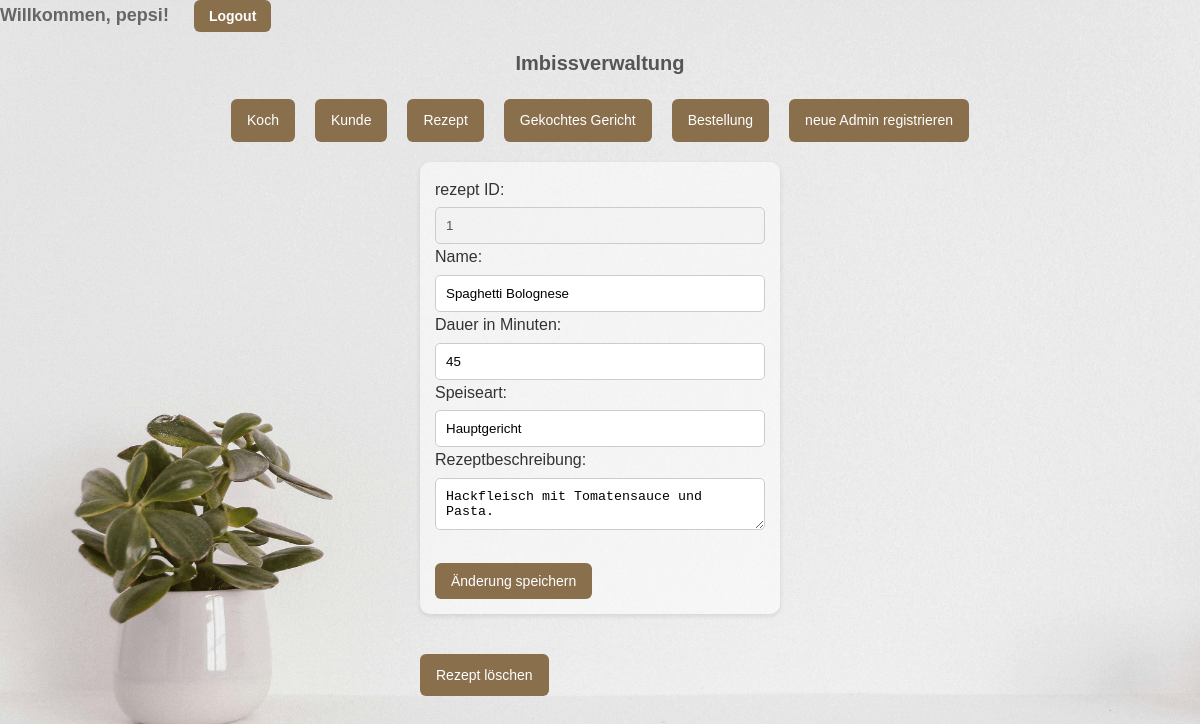
The app's page /pages/rezeptbearbeiten.php?rezeptid=1 (signed in) with its own data.
### tables this page shows
CREATE TABLE IF NOT EXISTS rezept (
    rezeptid INT NOT NULL AUTO_INCREMENT,
    `name` VARCHAR(40) NOT NULL,
    dauer INT DEFAULT NULL,   
    speiseart VARCHAR(40) DEFAULT NULL,
    rezeptbeschreibung TEXT DEFAULT NULL,
    PRIMARY KEY (rezeptid)
);

### pages/rezept.class.php (called while the page is built, shortened)
<?php
class Rezept {
    private $tabelle = "rezept";
    public function lesenDatensatz($id) {
        $data = array();
        require("../config/db.inc.php");
        $sql = "SELECT `name`, dauer, speiseart, rezeptbeschreibung
                       FROM " . $this->tabelle .
                       " WHERE rezeptid = ?";
        if ($stmt = $mysqli->prepare($sql)) {
            $stmt->bind_param("i", $id);
            $stmt->execute();
            $ergibnis = $stmt->get_result();
            $data = $ergibnis->fetch_assoc();
        }
        return($data);
    }
}
?>

### pages/rezeptbearbeiten.php (the view, shortened to what this page needs)
<!DOCTYPE html>
<html lang="de">
<head>
    <?php
        require_once("rezept.class.php");
    ?>
    <link rel="stylesheet" href="../assets/styles.css">
</head>
<body>
    <?php
    require_once("navigation.inc.php");
    ?>
    <?php
    $rezept = new rezept();
    if (isset($_POST["mode"])) {
        if ($_POST["mode"] == "null") {
            $rezept->anlegen();
        } else {
            $rezept->bearbeiten();
        }
        header("refresh:3; url=rezept.php");
    } else {
    ?>
    <div class="ausgabe">
    <?php
        if (isset($_GET["rezeptid"])) {
            $rdata = $rezept->lesenDatensatz($_GET["rezeptid"]);
            $rezeptid = $_GET["rezeptid"];
    ?>
             <form action="" method="post">
                <label for="rezeptid">rezept ID: </label>
                <input type="text" id="rezeptid" name="rezeptid" value="<?php echo $rezeptid; ?>" disabled><br>
                <label for="name">Name: </label>
                <input type="text" id="name" name="name" value="<?php echo $rdata["name"]; ?>"><br>
                <label for="dauer">Dauer in Minuten: </label>
                <input type="number" id="dauer" name="dauer" value="<?php echo $rdata["dauer"]; ?>"><br>
                <label for="speiseart">Speiseart: </label>
                <input type="text" id="speiseart" name="speiseart" value="<?php echo $rdata["speiseart"]; ?>"><br>
                <label for="rezeptbeschreibung">Rezeptbeschreibung: </label>
                <textarea id="rezeptbeschreibung" name="rezeptbeschreibung"><?php echo $rdata["rezeptbeschreibung"]; ?></textarea><br><br>
                <button type="submit">Änderung speichern</button>
             </form>
             <div class="button-container-loeschen">
                <a class="button" href="rezeptloeschen.php?rezeptid=<?php echo $rezeptid; ?>">Rezept löschen</a>
            </div>
    <?php
        }
    }
    ?>
    </div>
</body>
</html>

### assets/styles.css (style rules this page uses)
* { margin: 0; padding: 0; box-sizing: border-box; }
body { font-family: 'Arial', sans-serif; background: linear-gradient(to bottom, #f0f4f8, #dce2e8); color: #333; line-height: 1.6; background-image: url('bg/plant.jpg'); background-attachment: fixed; background-size: cover; background-position: center; }
.button-container-loeschen { width: 30%; margin: 20px auto; text-align: left; }
.button, .logout-btn, button { display: inline-block; padding: 10px 16px; background: #8a6f4d; color: white; text-decoration: none; font-size: 14px; border-radius: 6px; transition: background 0.3s, transform 0.2s; border: none; cursor: pointer; }
form, #ausgabe { width: 30%; margin: 20px auto; padding: 15px; background: rgba(255, 255, 255, 0.5); border-radius: 10px; box-shadow: 0 2px 5px rgba(0, 0, 0, 0.1); }
input, select, textarea { width: 100%; padding: 10px; margin-top: 5px; border: 1px solid #ccc; border-radius: 5px; }
.ausgabe { display: flex; flex-direction: column; align-items: flex-start; }
a { color: #8a6f4d; text-decoration: none; }

### records on screen
rezept: name "Spaghetti Bolognese", dauer "45", speiseart "Hauptgericht", rezeptbeschreibung "Hackfleisch mit Tomatensauce und Pasta."

### other values on screen
$_SESSION['admin_username'] "pepsi"
